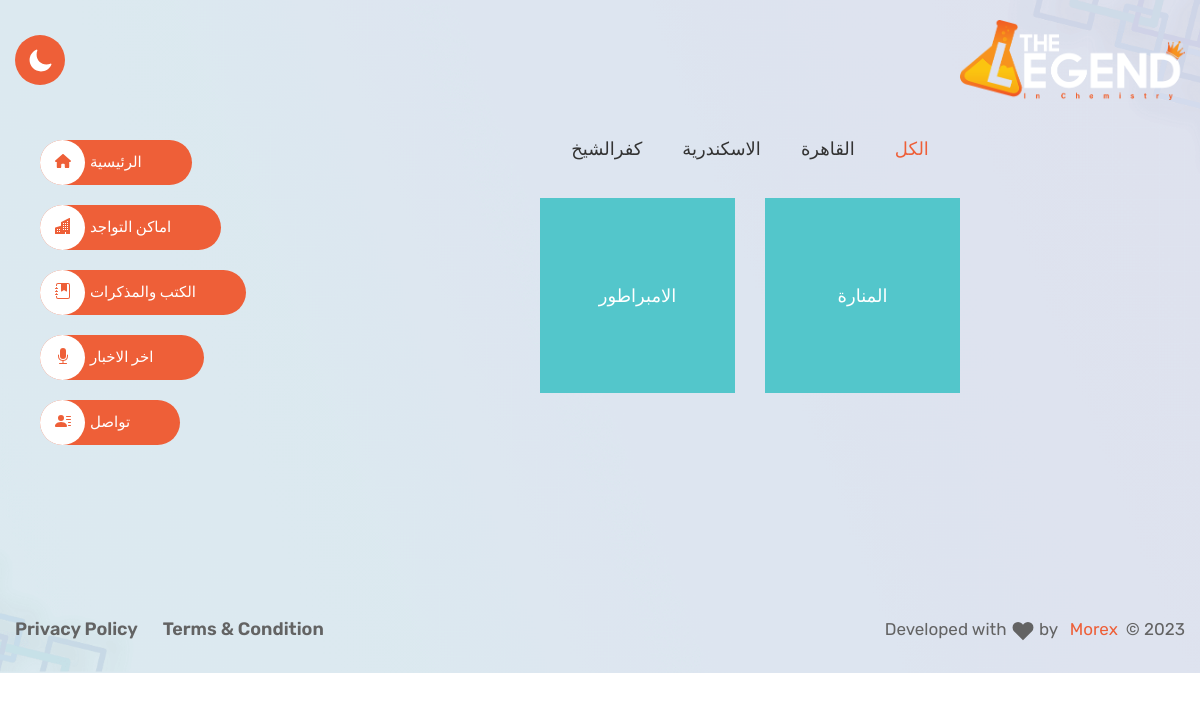
The app's page /centersplaces/ with its own data.
### centersplaces/models.py (models this page shows, shortened)
class Government(models.Model):
    name = models.CharField(max_length=255, verbose_name='الاسم')
    class Meta:
        verbose_name = 'محافظة'
        verbose_name_plural = 'المحافظات'

class Center(models.Model):
    name = models.CharField(max_length=255, verbose_name='الاسم',default='بدون اسم')
    government = models.ForeignKey(Government, on_delete=models.CASCADE, verbose_name='المحافظة')
    location = models.CharField(max_length=255, verbose_name='الموقع')
    status = models.BooleanField(default=True, verbose_name='الحالة')
    class Meta:
        verbose_name = 'سنتر'
        verbose_name_plural = 'السناتر'

### centersplaces/views.py (the view)
# urls.py: path('', views.centersplaces, name="centersplaces"),
def centersplaces(request):
    governments = Government.objects.all()
    centers = Center.objects.all()
    cotext={
        'governments': governments,
        'centers': centers,
    }
    return render(request, 'centersplaces/centers.html',context=cotext)

### accounts/context_processors.py (called while the page is built)
def site_logo(request):
    site_logo='static/imgs/site_logo/default_logo.png'
    try:
        theme = Theme.objects.first()
        if theme and theme.logo:
            site_logo=theme.logo.url  # Assuming 'logo' is an ImageField
    except Theme.DoesNotExist:
        pass
    return {
        'site_logo': site_logo,
    }

### centersplaces/templates/centersplaces/centers.html (shortened to what this page needs)
{% extends "base.html" %}
{% load static %}
{% block content %}
<main class="main__content_wrapper hero__section ">
    <div class="section--padding">
        <div class="container">
                    <div class=" row d-flex justify-content-center hero__section--inner2">
                        <div class="col-lg-9 col-sm-12 col-md-12">
                            <div class="button-group filters-button-group mb-50">
                                <button class="filters__button--items button is-checked" data-filter="*" onclick="filterCenters(this)">الكل</button>
                                {% for government in governments %}
                                <button class="filters__button--items button" data-filter="{{ government.id }}" onclick="filterCenters(this)">{{ government.name }}</button>
                                {% endfor %}
                            </div>
                            <div class="row d-flex justify-content-center mb-5" id="centers-container">
                                {% for center in centers %}
                                    {% if center.status %}
                                        <div class="col-lg-3 col-md-5 col-sm-10 center-card" data-government="{{ center.government.id }}">
                                            <div class="portfolio__card">
                                                <a href="{% url "centersplaces:centerdates" center.id %}" class="display-block">
                                                    <div class="portfolio__image--card">
                                                        <img src="{% static "imgs/white_card.png" %}" alt="img">
                                                        <h3 class="portfolio__base_title text-white">{{ center.name }}</h3>
                                                    </div>
                                                </a>
                                            </div>
                                        </div>
                                    {% endif %}
                                {% endfor %}
                            </div>
                        </div>
                        <div class="col-3">
                            {% include "side.html" %}
                        </div>
                    </div>
        </div>
    </div>
</main>
{% endblock content %}

### records on screen
Government: name "القاهرة"
Government: name "الاسكندرية"
Government: name "كفرالشيخ"
Center: status True (drawn), name "المنارة"
Center: status True (drawn), name "الامبراطور"
